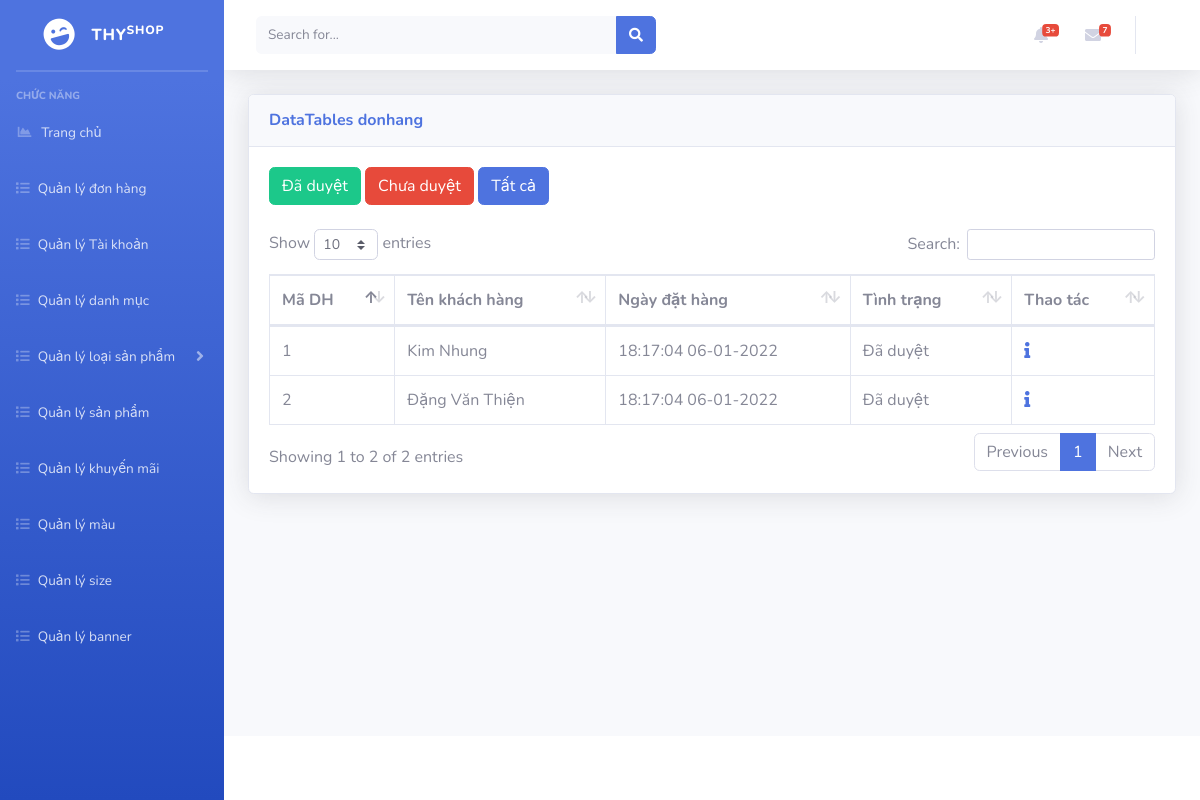
The page /admin/index.php?mod=donhang on the database as committed earlier.
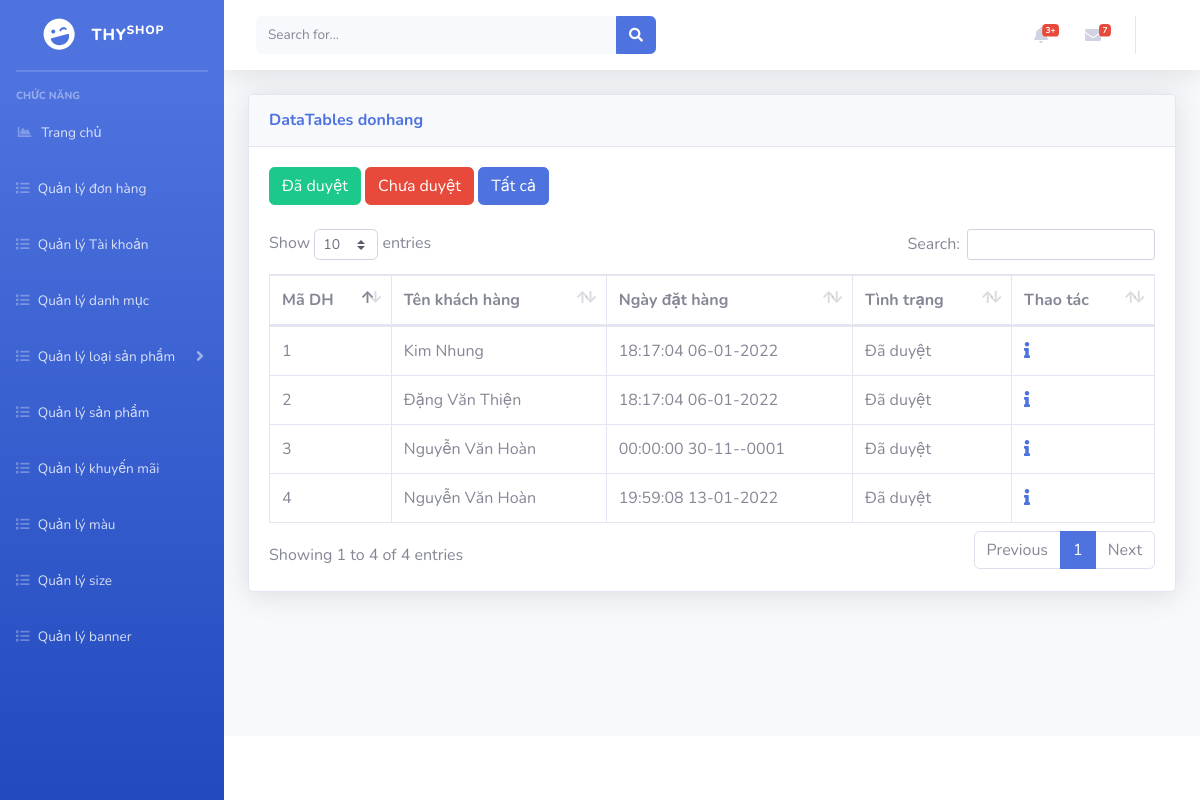
The same page on the database as committed later.
### tables this page shows
CREATE TABLE `donhang` (
  `idDH` int(11) NOT NULL,
  `idKH` int(11) NOT NULL,
  `ngayDatHang` datetime NOT NULL DEFAULT current_timestamp(),
  `tinhTrang` int(11) NOT NULL
);

CREATE TABLE `nguoidung` (
  `idND` int(11) NOT NULL,
  `tenND` varchar(255) NOT NULL,
  `SDT` varchar(11) DEFAULT NULL,
  `email` varchar(255) NOT NULL,
  `diaChi` varchar(255) DEFAULT NULL,
  `matKhau` varchar(255) NOT NULL,
  `trangThai` int(11) NOT NULL,
  `idQuyen` int(11) NOT NULL,
  `maPX` int(11) DEFAULT NULL
);

### admin/models/connection.php (called while the page is built, shortened)
<?php
    class Connection{
        function __construct()
        {
            $server_name ="localhost";
            $username ="root";
            $password ="";
            $db_name ="shopthy";
            $this->conn = new mysqli($server_name,$username,$password,$db_name);
        }
    }
?>

### admin/models/model.php (called while the page is built, shortened)
<?php
 require_once('./models/connection.php');
class Model
{
    function __construct()
    {
        $conn_obj = new Connection();
        $this->conn = $conn_obj->conn;
    }
}
?>

### admin/controller/donHangController.php (called while the page is built, shortened)
<?php
require_once('./models/donHangModel.php');
class donHangController
{
    var $dh_model;
    public function __construct()
    {
        $this->dh_model = new DonHangModel();
    }
    public function getAllDonHang()
    {
        $act = isset($_GET['act']) ? $_GET['act'] : "";
        $data =  array();
        if ($act != "") {
            if ($act == "daduyet") {
                $data = $this->dh_model->getAllDonHangDaDuyet();
            }
            if ($act == "chuaduyet") {
                $data = $this->dh_model->getAllDonHangChuaDuyet();
            }
        } else {
            $data = $this->dh_model->getAllDonHang();
        }
        return $data;
    }
}

### admin/models/donHangModel.php (called while the page is built, shortened)
<?php
require_once('./models/model.php');
class DonHangModel extends Model
{
    function getAllDonHang()
    {
        $sql = "select * from donhang ";
        $rs = $this->conn->query($sql);
        $data = array();
        while ($row = $rs->fetch_assoc()) {
            $data[] = $row;
        }
        return $data;
    }
}

### admin/controller/taiKhoanController.php (called while the page is built, shortened)
<?php
require_once('./models/taiKhoanModel.php');
class taiKhoanController
{
    var $tk_model;
    public function __construct()
    {
        $this->tk_model = new taiKhoanModel();
    }
    public function getTaiKhoanById($idND)
    {
        return $this->tk_model->getTaiKhoanById($idND);
    }
}

### admin/models/taiKhoanModel.php (called while the page is built, shortened)
<?php
require_once('./models/model.php');
class taiKhoanModel extends Model
{
    public function getTaiKhoanById($idND)
    {
        $sql = "select * from nguoidung where idND = '$idND'";
        $rs = $this->conn->query($sql)->fetch_assoc();
        return $rs;
    }
}

### admin/views/donhang/donHangView.php (the view, shortened to what the changed rows need)
<?php
require_once('controller/donHangController.php');
require_once('controller/taiKhoanController.php');
$dh_controller = new donHangController();
$tk_controller = new taiKhoanController();
$data = $dh_controller->getAllDonHang();
?>
<a href="?mod=donhang&act=daduyet" type="button" class="btn btn-success">Đã duyệt</a>
<a href="?mod=donhang&act=chuaduyet" type="button" class="btn btn-danger">Chưa duyệt</a>
<a href="?mod=donhang" type="button" class="btn btn-primary">Tất cả</a>
<br>
<br>
<table class="table table-bordered" id="dataTable" width="100%" cellspacing="0">
    <thead>
        <tr>
            <th scope="col">Mã DH</th>
            <th scope="col">Tên khách hàng</th>
            <th scope="col">Ngày đặt hàng</th>
            <th scope="col">Tình trạng</th>
            <th>Thao tác</th>
        </tr>
    </thead>
    <tbody>
        <?php foreach ($data as $row) {
            $nguoiDung = $tk_controller->getTaiKhoanById($row['idKH']);
        ?>
            <tr>
                <td><?= $row['idDH'] ?></td>
                <td><?= $nguoiDung['tenND'] ?></td>
                <td><?= date('H:i:s d-m-Y', strtotime($row['ngayDatHang'])) ?></td>
                <td>
                    <?php
                    if ($row['tinhTrang'] == 1) {
                    ?>
                        Đã duyệt
                    <?php
                    } else {
                    ?>
                        <a href="?mod=donhang&act=duyet&id=<?= $row['idDH'] ?> " type="button" class="btn btn-danger">Chưa duyệt</a>
                    <?php
                    }
                    ?>
                </td>
                <td>
                    <a href="?mod=donhang&act=detail&id=<?= $row['idDH'] ?>"><i class="fas fa-info"></i></a> &nbsp;
                </td>
            </tr>
        <?php } ?>
</table>

### admin/index.php (shortened to what the changed rows need)
<!DOCTYPE html>
<html lang="en">
<head>
    <link href="./assets/vendor/fontawesome-free/css/all.min.css" rel="stylesheet" type="text/css">
    <link href="./assets/css/sb-admin-2.min.css" rel="stylesheet">
    <link href="./assets/vendor/datatables/dataTables.bootstrap4.min.css" rel="stylesheet">
    <link href="../admin/assets/css/mayin.css" rel="stylesheet">
</head>
<body id="page-top">
    <div id="wrapper">
        <div id="content-wrapper" class="d-flex flex-column">
            <div id="content">
                <div class="container-fluid">
                    <div class="card shadow mb-4">
                            <?php
                            $mod = isset($_GET['mod']) ? $_GET['mod'] : "";
                            ?>
                        <div class="card-body">
                            <div class="table-responsive">
                                <?php
                                $act = isset($_GET['act']) ? $_GET['act'] : "";
                                switch ($mod) {
                                    case "donhang":
                                        require_once('./controller/donHangController.php');
                                        switch ($act) {
                                            default:
                                                require_once('./views/donhang/donHangView.php');
                                        }
                                        break;
                                }
                                ?>
                            </div>
                        </div>
                    </div>
                </div>
            </div>
        </div>
    </div>
</body>
</html>

Rows that differ between the two databases and show on the page:
added donhang: idDH "3", idKH.tenND "Nguyễn Văn Hoàn", ngayDatHang "00:00:00 30-11--0001", tinhTrang "Đã duyệt"
added donhang: idDH "4", idKH.tenND "Nguyễn Văn Hoàn", ngayDatHang "19:59:08 13-01-2022", tinhTrang "Đã duyệt"
Other text that changed with them:
text written by a page script: "Show entries Search: Showing 1 to 2 of 2 entries Previous 1 Next" → "Show entries Search: Showing 1 to 4 of 4 entries Previous 1 Next"
